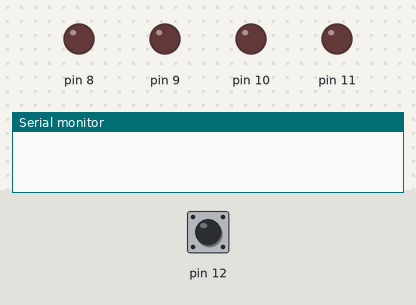
Simulated run of this sketch. Board: Arduino Uno, built with avr-gcc and run on an emulated ATmega328P. On the bench: output pins drawn as LEDs (lit = HIGH), the last lines printed to the serial monitor. The inputs (shaded band) are chosen by the test bench; at power-on: pin 12 HIGH.

Above: at 1.2 s.
1.3 s: pin 12 pulled LOW for 0.15 s
At 1.9 s:
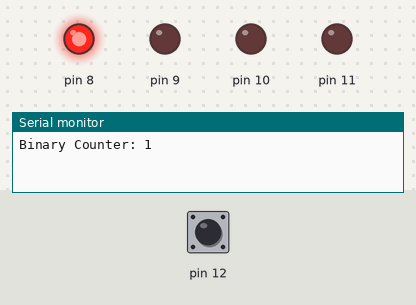
2.9 s: pin 12 pulled LOW for 1 s
At 4.3 s:
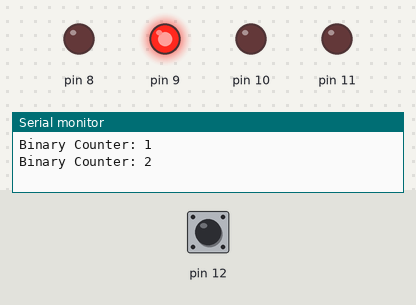
5.4 s: pin 12 pulled LOW for 0.15 s
At 6.2 s:
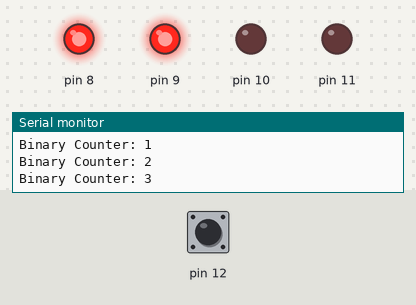
7.0 s: pin 12 pulled LOW for 3.2 s
At 7.5 s:
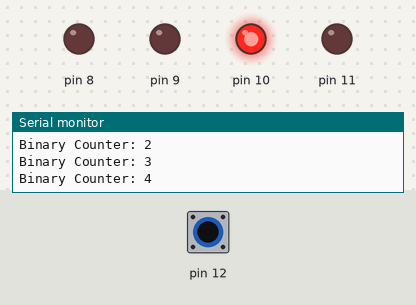
11.7 s: pin 12 pulled LOW for 0.15 s
At 12.2 s:
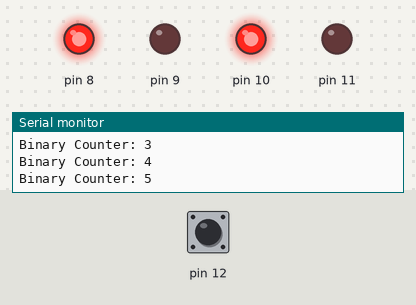
13.3 s: pin 12 pulled LOW for 1 s
At 14.7 s:
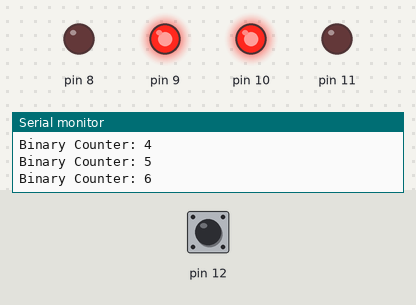
Timing chart, 0 to 16.3 s (numbered marks = the images above; inputs shaded):
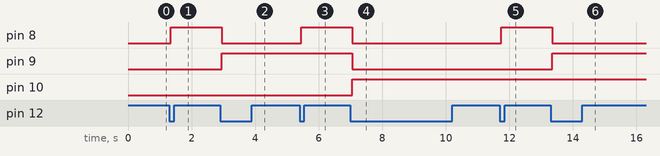

Measured:
- after the input at 1.3 s, pin 8: LOW → HIGH after 0.05 s
- after the input at 2.9 s, pin 8: HIGH → LOW after 0.05 s; pin 9: LOW → HIGH after 0.05 s
- after the input at 5.4 s, pin 8: LOW → HIGH after 0.05 s
- after the input at 7.0 s, pin 8, pin 9: HIGH → LOW after 0.05 s; pin 10: LOW → HIGH after 0.05 s
- after the input at 11.7 s, pin 8: LOW → HIGH after 0.05 s
- after the input at 13.3 s, pin 8: HIGH → LOW after 0.05 s; pin 9: LOW → HIGH after 0.05 s

The sketch:

sketch.ino
```cpp
int counter = 0;
bool lastButtonState = HIGH;

void setup() {
  Serial.begin(115200);
  DDRB = 0b00001111;
  PORTB = (1 << PORTB4);
}

void loop() {
  bool currentButtonState = (PINB & (1 << PINB4));

  if (lastButtonState == HIGH && currentButtonState == LOW) {
    delay(50);
    counter++;
    if (counter > 15) {
      counter = 0;
    }

    Serial.print("Binary Counter: ");
    Serial.println(counter);

    PORTB = (counter & 0x0F) | (1 << PORTB4);
    while (!(PINB & (1 << PINB4)));
    delay(50);
  }

  lastButtonState = currentButtonState;
}
```
